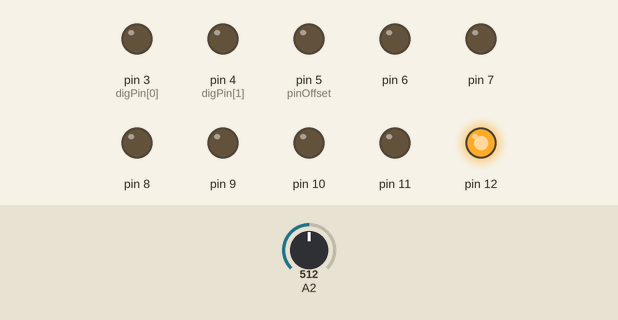
Recording of a sketch running on a simulated Arduino Nano, built with avr-gcc and run on an emulated ATmega328P. Shown: output pins drawn as LEDs (lit = HIGH). The inputs (shaded band) are chosen by the test bench; at power-on: A2 = 512.

Above: at 0.1 s.
Timing chart, 0 to 1.6 s (numbered marks = the images above):
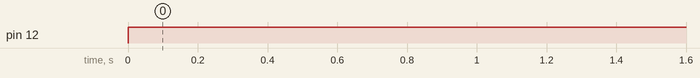

The sketch:

ASCTard002_CV_Scaler.ino
```cpp
//  ============================================================
//
//  Program: ASCTard002
//
//  Description: Really strightforward cv scaler, set a min and a max with
//  a0 and a1, cv in at a2 and it will scale it to your values. Dont forget that
//  the ardcore IGNORES NEGATIVE CV. so shift it before input.
//
//  TIP: try feeding an lfo into it and then into a quantizer and to a vco, nice way to generate melodic patterns
//
//
//  if min and max cross it inverts
//
//  I/O Usage:
//    Knob 1: minimum
//    Knob 2: maxixux
//    Analog In 1: CV to scale
//    Analog In 2:
//    Digital Out 1:
//    Digital Out 2:
//    Clock In:
//    Analog Out: Scaled output
//
//  Created:  04/02/2013
//
//  ============================================================
//
//  ================= start of global section ==================

//  constants related to the Arduino Nano pin use
const int clkIn = 2;           // the digital (clock) input
const int digPin[2] = {3, 4};  // the digital output pins
const int pinOffset = 5;       // the first DAC pin (from 5-12)

float l_limit = 0; //lower limit on a0
float h_limit = 1023; //upper limit on a1
int input = 0; //input on a2
float output = 0;
int cast_out = 0;

//  ==================== start of setup() ======================

void setup() {

  //for debugging
  // Serial.begin(9600);      // open the serial port at 9600 bps:

  // set up the digital (clock) input
  pinMode(clkIn, INPUT);

  // set up the digital outputs
  for (int i=0; i<2; i++) {
    pinMode(digPin[i], OUTPUT);
    digitalWrite(digPin[i], LOW);
  }

  // set up the 8-bit DAC output pins
  for (int i=0; i<8; i++) {
    pinMode(pinOffset+i, OUTPUT);
    digitalWrite(pinOffset+i, LOW);
  }
}

void loop()
{
  //get the input
  if(input != analogRead(2) >> 2){
  input = analogRead(2) >> 2;
  //a0 and a1 set lower and upper limits
  l_limit = analogRead(0) >> 2;
  h_limit = analogRead(1) >> 2;
  //do tha math
  output = (input / ((255 - 0) / (h_limit - l_limit))) + l_limit;
  //cast our float to an int
  cast_out = static_cast<int>(output);
  //output
  dacOutput(cast_out);
  }

}

//  =================== convenience routines ===================


//  dacOutput(byte) - deal with the DAC output
//  -----------------------------------------
void dacOutput(byte v)
{
  PORTB = (PORTB & B11100000) | (v >> 3);
	PORTD = (PORTD & B00011111) | ((v & B00000111) << 5);
}


//  ===================== end of program =======================
```

Measured:
- by itself, pin 12: LOW → HIGH at 0.00 s
